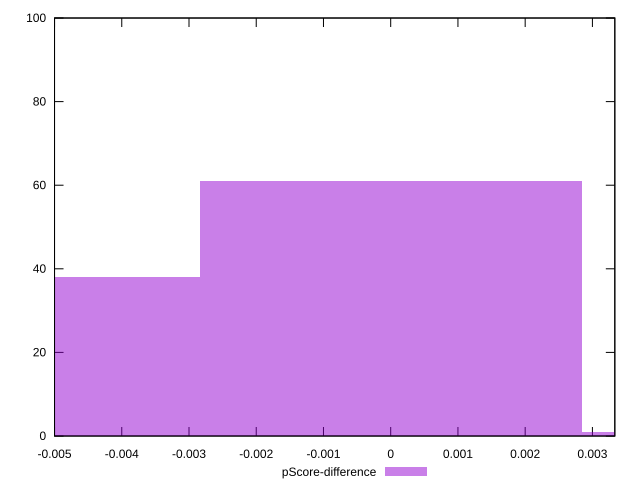

The gnuplot source for this figure:
reset

$pScoreDifference <<EOF
0 61
-0.005677200227537968 38
0.005677200227537968 1
EOF

set key outside below
set boxwidth 0.005677200227537968
set xrange [-0.0050000000000000044:0.0033333333333332993]
set yrange [0:100]
set trange [0:100]
set style fill transparent solid 0.5 noborder
set terminal svg size 640, 490 enhanced background rgb 'white'
set output "report_00018_2021-02-10T15-25-16.877Z/unused-css-rules/samples/pages+cached/pScore-difference/histogram.svg"

plot $pScoreDifference title "pScore-difference" with boxes

reset
